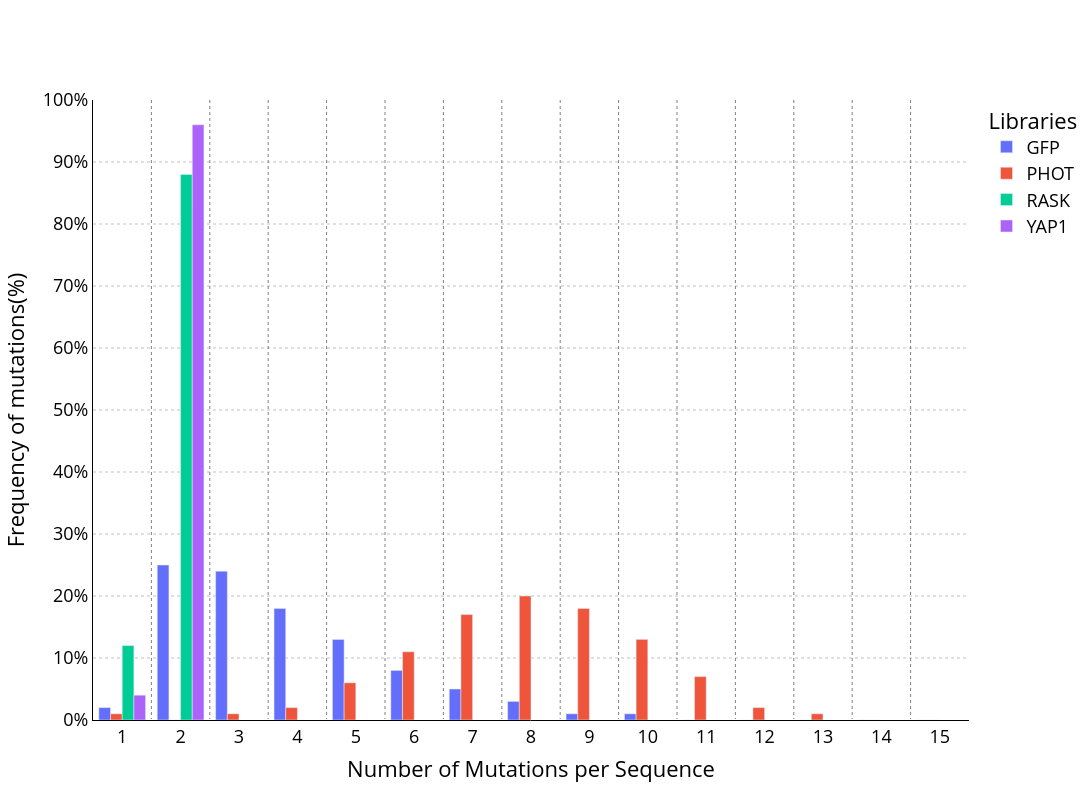

The code cell stored with this chart in its notebook:
### Code cell
mutation_counts_plt = make_subplots(rows=1, cols=1)
colors = ['#636EFA', '#EF553B', '#00CC96', '#AB63FA'] # Default Plotly colors
for i, mutation_counts in enumerate(all_mutation_counts):
    total_mutations = sum([mutation_counts[key] for key in mutation_counts.keys()])
    x_vals = [str(key) for key in all_mutation_counts[i].keys()]
    y_vals = [round(mutation_counts[key]/total_mutations, 2) for key in mutation_counts.keys()]

    mutation_counts_plt.append_trace(
    go.Bar(
        x=x_vals, 
        y=y_vals, 
        name=datasets[i],
        marker_color=colors[i % len(colors)],
        #text=[f"{y*100:.0f}%" for y in y_vals],
        textposition='outside',
        textfont=dict(color=colors[i % len(colors)], size=18)
        ), 
        row=1,col=1)

mutation_counts_plt.update_layout(
#title_text=f"Relative number of mutations and their frequency for all mutants",
#title_font=dict(color="black", size=24),
font=dict(color="black", size=18),
showlegend=True,
legend_title_text="Libraries",
paper_bgcolor='white',
plot_bgcolor='white',
width=2000,
height=800
)

mutation_counts_plt.update_layout(uniformtext_minsize=18, uniformtext_mode='show')

mutation_counts_plt.update_yaxes(dict(
title_text="Frequency of mutations(%)",
range=[0, 1],
color='black',
title_font=dict(color="black"),
tickfont=dict(color="black"),
showgrid=True,
linecolor='black',
gridcolor='grey',
griddash="dot",
gridwidth=0.5,
dtick = 0.1,
tickformat=".0%")
 )

mutation_counts_plt.update_xaxes(dict(
title_text="Number of Mutations per Sequence",
type="category",
color='black',
title_font=dict(color="black"),
tickfont=dict(color="black"),
gridcolor='grey',
griddash="dot",
tickson="boundaries",
showline=True,
linecolor='black',
zerolinecolor='black',
linewidth=1,
dtick=1,
showgrid=True,
),
)

### Figure 1 — Plotly figure (JSON) as saved in the notebook; plotly's stock layout.template omitted (floating-point values rounded to 4 significant figures)
{"data": [{"marker": {"color": "#636EFA"}, "name": "GFP", "textfont": {"color": "#636EFA", "size": 18}, "textposition": "outside", "type": "bar", "x": ["1", "2", "3", "4", "5", "6", "7", "8", "9", "10", "11", "12", "13", "14", "15"], "xaxis": "x", "y": [0.02, 0.25, 0.24, 0.18, 0.13, 0.08, 0.05, 0.03, 0.01, 0.01, 0, 0, 0, 0, 0], "yaxis": "y"}, {"marker": {"color": "#EF553B"}, "name": "PHOT", "textfont": {"color": "#EF553B", "size": 18}, "textposition": "outside", "type": "bar", "x": ["1", "2", "3", "4", "5", "6", "7", "8", "9", "10", "11", "12", "13", "14", "15"], "xaxis": "x", "y": [0.01, 0, 0.01, 0.02, 0.06, 0.11, 0.17, 0.2, 0.18, 0.13, 0.07, 0.02, 0.01, 0, 0], "yaxis": "y"}, {"marker": {"color": "#00CC96"}, "name": "RASK", "textfont": {"color": "#00CC96", "size": 18}, "textposition": "outside", "type": "bar", "x": ["1", "2"], "xaxis": "x", "y": [0.12, 0.88], "yaxis": "y"}, {"marker": {"color": "#AB63FA"}, "name": "YAP1", "textfont": {"color": "#AB63FA", "size": 18}, "textposition": "outside", "type": "bar", "x": ["1", "2"], "xaxis": "x", "y": [0.04, 0.96], "yaxis": "y"}], "layout": {"font": {"color": "black", "size": 18}, "height": 800, "legend": {"title": {"text": "Libraries"}}, "paper_bgcolor": "white", "plot_bgcolor": "white", "showlegend": true, "uniformtext": {"minsize": 18, "mode": "show"}, "width": 2000, "xaxis": {"anchor": "y", "color": "black", "domain": [0, 1], "dtick": 1, "gridcolor": "grey", "griddash": "dot", "linecolor": "black", "linewidth": 1, "showgrid": true, "showline": true, "tickfont": {"color": "black"}, "tickson": "boundaries", "title": {"font": {"color": "black"}, "text": "Number of Mutations per Sequence"}, "type": "category", "zerolinecolor": "black"}, "yaxis": {"anchor": "x", "color": "black", "domain": [0, 1], "dtick": 0.1, "gridcolor": "grey", "griddash": "dot", "gridwidth": 0.5, "linecolor": "black", "range": [0, 1], "showgrid": true, "tickfont": {"color": "black"}, "tickformat": ".0%", "title": {"font": {"color": "black"}, "text": "Frequency of mutations(%)"}}}}
